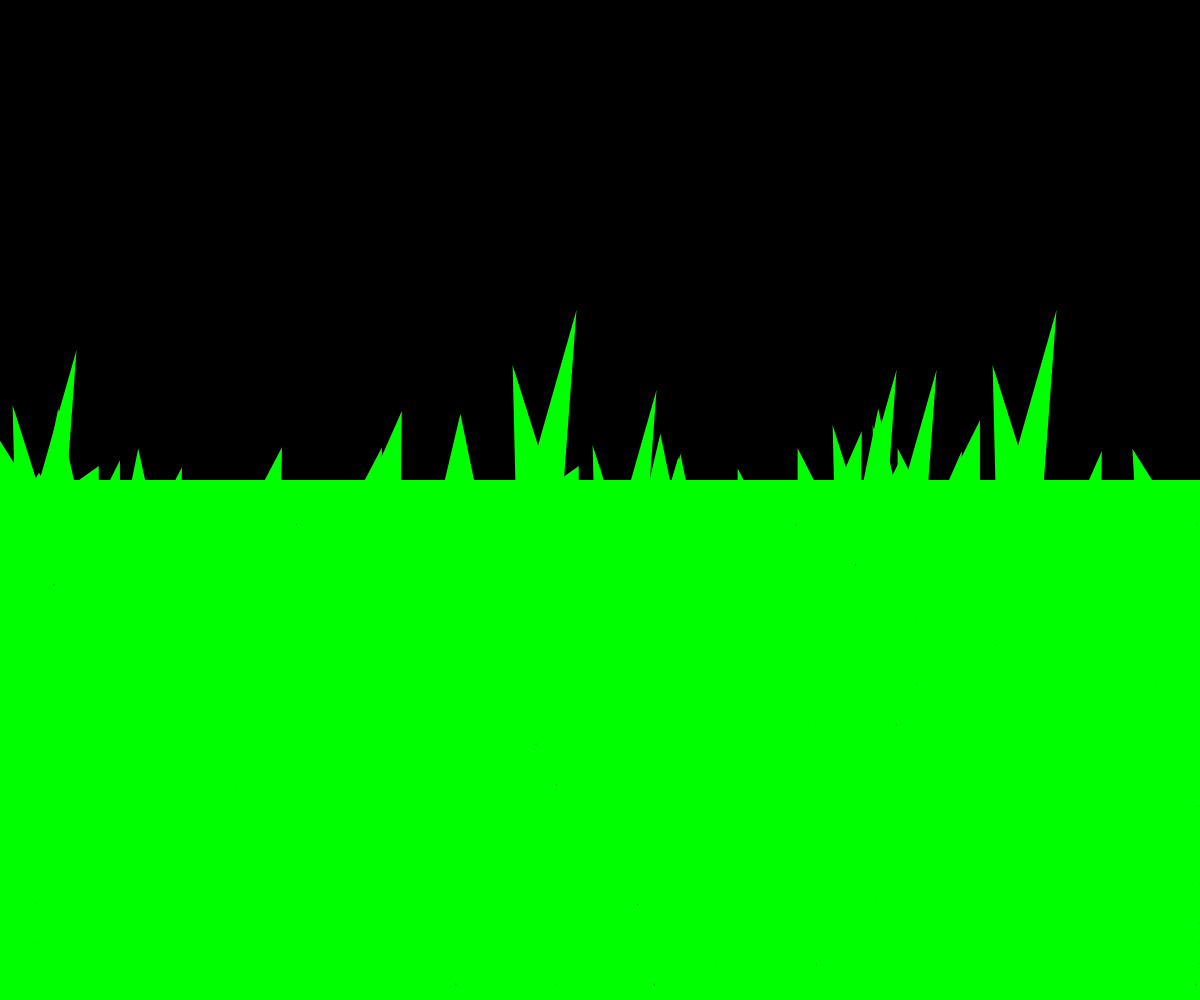
Frame 1 (no input)
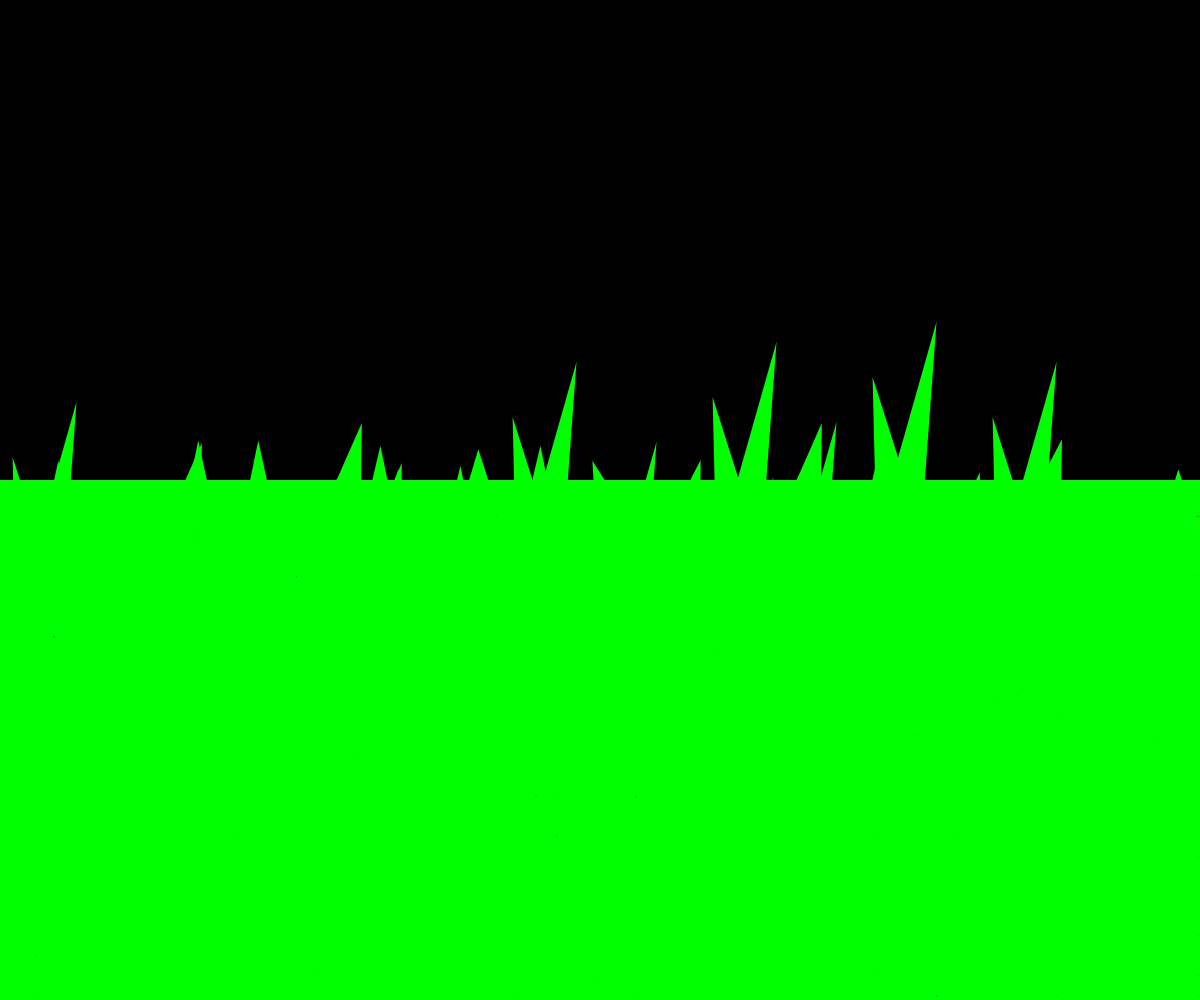
Frame 60 (no input)
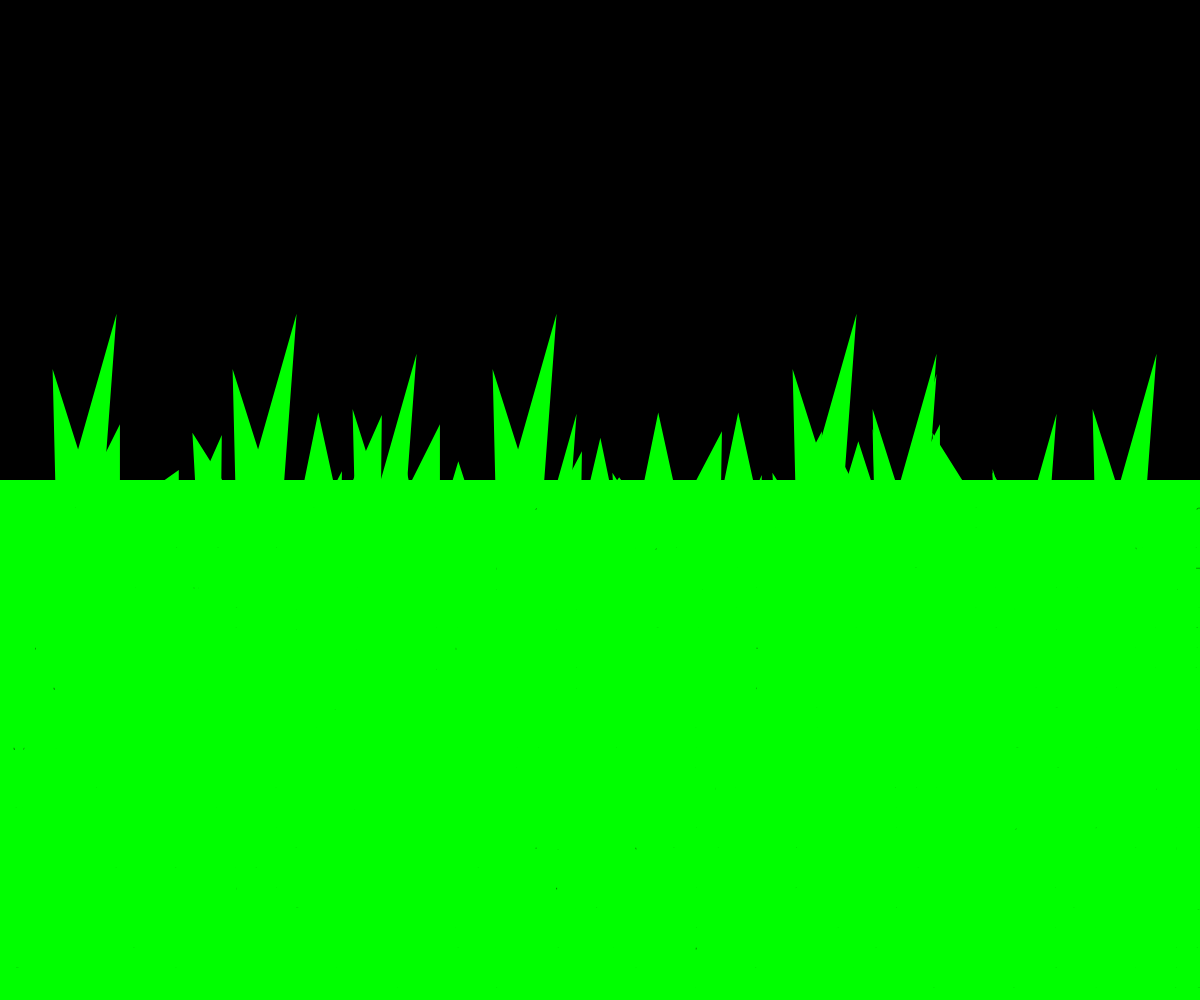
Frame 120 (the mouse pressed at the canvas centre since frame 60)

The p5.js sketch that drew these frames (run headless with seeded random() and noise() and a simulated clock; from frame 60 on, the mouse is pressed at the canvas centre):

// p5.js sketch
// ── sketch.js
let gridSize = 20; // Size of each grid cell
let numCols, numRows; // Number of columns and rows in the grid
let yOffset = 0; // Y offset for the moving grid
let speed = 0.9; // Speed of the moving grid (increased by a factor of 3)
let grid = []; // 2D array to store characters in each cell
let characterChangeDelay = 20; // Delay for character changes
let characterChangeDuration = 30; // Duration of character change color effect
let characterChangeTimer = 0; // Timer for character changes
let columnsChanging = []; // Array to keep track of columns currently changing
let maxColumnsChanging = 7; // Maximum number of columns changing at the same time

function setup() {
  createCanvas(windowWidth, windowHeight);
  numCols = ceil(width / gridSize) + 1;
  numRows = ceil(height / gridSize / 2) + 1;
  colorMode(RGB, 255); // Use RGB color mode

  // Initialize the grid with random characters
  for (let y = 0; y < numRows; y++) {
    grid[y] = [];
    for (let x = 0; x < numCols; x++) {
      grid[y][x] = getRandomCharacter();
    }
  }

  // Initialize columnsChanging array
  for (let x = 0; x < numCols; x++) {
    columnsChanging[x] = false;
  }
}

function draw() {
  background(0); // Black background
  let cellSize = gridSize - 2; // Adjust the cell size for padding

  // Draw the green line at the middle of the window
  stroke(0, 255, 0); // Green color for the line
  strokeWeight(40); // Line weight
  line(0, height / 2, width, height / 2);

  // Draw the grid in the lower half of the window
  for (let y = 0; y < numRows; y++) {
    for (let x = 0; x < numCols; x++) {
      let x1 = x * gridSize - gridSize / 2;
      let y1 = y * gridSize + yOffset + height / 2;

      // Fill the cell with black
      fill(0);

      // Draw the alphanumeric character in the cell
      let colChanging = columnsChanging[x];
      if (y === 0 && colChanging) {
        fill(255); // White text color during character change
      } else {
        fill(0, colChanging ? 255 : 150, 0); // Bright green text color if column is changing
      }
      textSize(12);
      textAlign(CENTER, CENTER);
      text(grid[y][x], x1 + cellSize / 2, y1 + cellSize / 2);
    }
  }

  // Calculate the offset for the moving grid
  yOffset += speed;
  if (yOffset >= gridSize) {
    yOffset = 0;
    // Shift the characters in the grid when a new line appears at the top
    for (let y = numRows - 1; y > 0; y--) {
      grid[y] = grid[y - 1].slice();
    }
    // Generate a new line of characters at the top
    grid[0] = [];
    for (let x = 0; x < numCols; x++) {
      grid[0][x] = getRandomCharacter();
    }
    characterChangeTimer = characterChangeDelay; // Start the character change timer
  }

  // Chain reaction of character changes
  if (characterChangeTimer > 0) {
    characterChangeTimer--;
    if (characterChangeTimer === 0) {
      let columnsToChange = getRandomColumns(maxColumnsChanging);
      for (let i = 0; i < columnsToChange.length; i++) {
        let columnToChange = columnsToChange[i];
        columnsChanging[columnToChange] = true; // Mark the column as changing
        setTimeout(() => {
          // Set a delay for the character change color effect
          columnsChanging[columnToChange] = false; // Mark the column as not changing
          grid[0][columnToChange] = getRandomCharacter(); // Change the character in the top row
          // Propagate the character change down the column
          for (let y = 1; y < numRows; y++) {
            grid[y][columnToChange] = getRandomCharacter();
          }
        }, characterChangeDuration);
      }
      characterChangeTimer = characterChangeDelay; // Restart the character change timer
    }
  }
}

// Function to get a random alphanumeric character
function getRandomCharacter() {
  let chars = 'ABCDEFGHIJKLMNOPQRSTUVWXYZabcdefghijklmnopqrstuvwxyz0123456789#&!?';
  return chars.charAt(floor(random(chars.length)));
}

// Function to get an array of random column indices
function getRandomColumns(numColumns) {
  let columns = [];
  while (columns.length < numColumns) {
    let col = floor(random(numCols));
    if (!columns.includes(col)) {
      columns.push(col);
    }
  }
  return columns;
}
